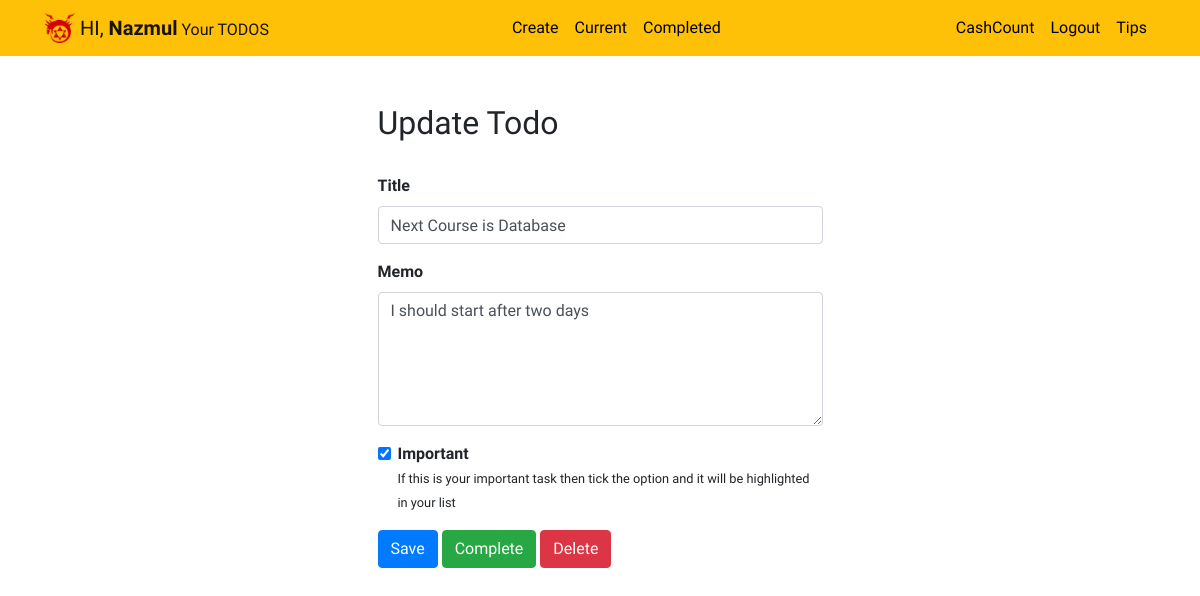
/todo/32 (signed in), run on the app's committed database.
### todo_a/models.py (models this page shows, shortened)
class TODO(models.Model):
    title = models.CharField(max_length=100)
    memo = models.TextField(blank=True)
    created = models.DateTimeField(auto_now_add=True)
    datecompleted = models.DateTimeField(null=True,blank=True)
    important = models.BooleanField(default=False)
    user = models.ForeignKey(User, on_delete=models.CASCADE)

### todo_a/views.py (the view, shortened to what this page needs)
# urls.py: path('todo/<int:todo_pk>',views.viewtodo,name="viewtodo"),
@login_required
def viewtodo(request,todo_pk):
    todo = get_object_or_404(TODO,pk=todo_pk,user=request.user)
    if request.method == 'GET':
        form = TodoForm(instance=todo)
        return render(request,'todo_a/todoview.html',{'todo':todo,'form':form})

### todo_a/forms.py
class TodoForm(ModelForm):
    class Meta:
        model = TODO
        fields = ['title','memo','important']

### todo_a/templates/todo_a/todoview.html (shortened to what this page needs)
{% extends 'todo_a/base.html' %}
{% block content %}
<div class="row justify-content-center mt-5">
    <div class="col-md-5">
        <h2>Update Todo</h2>
    </div>
</div>
<div class="row justify-content-center mt-4">
    <div class="col-md-5">
        <form method="POST">
            <div class="form-group">
                <label for="title"><b>Title</b></label>
                <input type="text" name="title" class="form-control" id="title" value="{{ todo.title }}" required>
            </div>
            <div class="form-group">
                <label for="memo"><b>Memo</b></label>
                <textarea name="memo" rows="5" class="form-control" id="memo" >{{ todo.memo }}</textarea>
            </div>
            <div class="form-group form-check">
                <input type="checkbox" name="important" class="form-check-input" id="important" {% if todo.important %}checked{% endif %}>
                <label class="form-check-label" for="important"><b>Important</b></label><br>
                <small>If this is your important task then tick the option and it will be highlighted in your list</small>
            </div>
            <button type="submit" class="btn btn-primary">Save</button>
            <button type="button" class="btn btn-success" onclick="$('#complete').click()">Complete</button>
            <button type="button" class="btn btn-danger" onclick="$('#delete').click()">Delete</button>
        </form>
    </div>
</div>
{% endblock %}

### todo_a/templates/todo_a/base.html (shortened to what this page needs)
{% load static %}
<!doctype html>
<html lang="en">
  <head>
    <link rel="stylesheet" href="https://stackpath.bootstrapcdn.com/bootstrap/4.4.1/css/bootstrap.min.css">
    <link rel="stylesheet" href="{% static "todo_a/custom.css" %}">
  </head>
  <body>
    <nav id="topNav" class="navbar navbar-expand-md navbar-light bg-warning">
  <div class="container">
    <a class="navbar-brand" href="{% url 'home' %}">
      <img src="{% static "todo_a/logo.png" %}" width="30" height="30" class="d-inline-block align-top" alt="Nazmul's Logo">
      {% if user.is_authenticated %}
      <span>HI, <b>{{ user.username }}</b><small> Your TODOS</small></span>
      {% else %}
      <span>TODOS & CASHCOUNT</span>
      {% endif %}
    </a>
    <div class="collapse navbar-collapse " id="navbarNav">
      {% if user.is_authenticated %}
        <ul class="navbar-nav ml-auto">
          <li class="nav-item">
            <a class="nav-link" href="{% url 'createtodo' %}">Create</a>
          </li>
          <li class="nav-item">
            <a class="nav-link" href="{% url 'currenttodo' %}">Current</a>
          </li>
          <li class="nav-item">
            <a class="nav-link" href="{% url 'completedtodo' %}">Completed</a>
          </li>
        </ul>
      {% endif %}
        <ul class="navbar-nav ml-auto">
          {% if user.is_authenticated %}
          <li>
            <a class="nav-link" href="{% url 'cashCount:cashMemo' %}">CashCount</a>
          </li>
          <li class="nav-item">
            <a href="#" onclick="$('#signOutBtn').click()" class="nav-link">Logout</a>
          </li>
          {% endif %}
          <li class="nav-item">
            <a class="nav-link" href="{% url 'tips' %}">Tips</a>
          </li>
      </ul>
    </div>
  </div>
</nav>
<div class="container">
  {% block content %}{% endblock %}
</div>
  </body>
</html>

### todo_a/static/todo_a/custom.css (style rules this page uses)
.navbar-nav .nav-link { color: rgba(0,0,0,1) !important; }
body { font-family: 'Girassol', cursive; }

### data on the page
TODO: title "Next Course is Database", memo "I should start after two days", important "☑"

### other printed values
{{ user.username }} "Nazmul"
